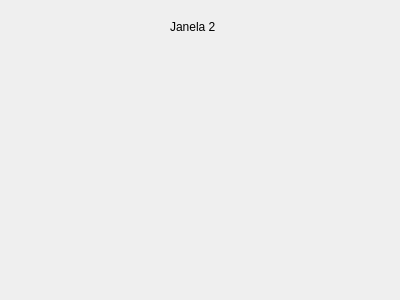
<?xml version="1.0" encoding="UTF-8"?>
<ui version="4.0">
 <class>Janela</class>
 <widget class="QDialog" name="Janela">
  <property name="geometry">
   <rect>
    <x>0</x>
    <y>0</y>
    <width>400</width>
    <height>300</height>
   </rect>
  </property>
  <property name="windowTitle">
   <string>Dialog</string>
  </property>
  <widget class="QLabel" name="label">
   <property name="geometry">
    <rect>
     <x>170</x>
     <y>20</y>
     <width>47</width>
     <height>13</height>
    </rect>
   </property>
   <property name="text">
    <string>Janela 2</string>
   </property>
  </widget>
 </widget>
 <resources/>
 <connections/>
</ui>
